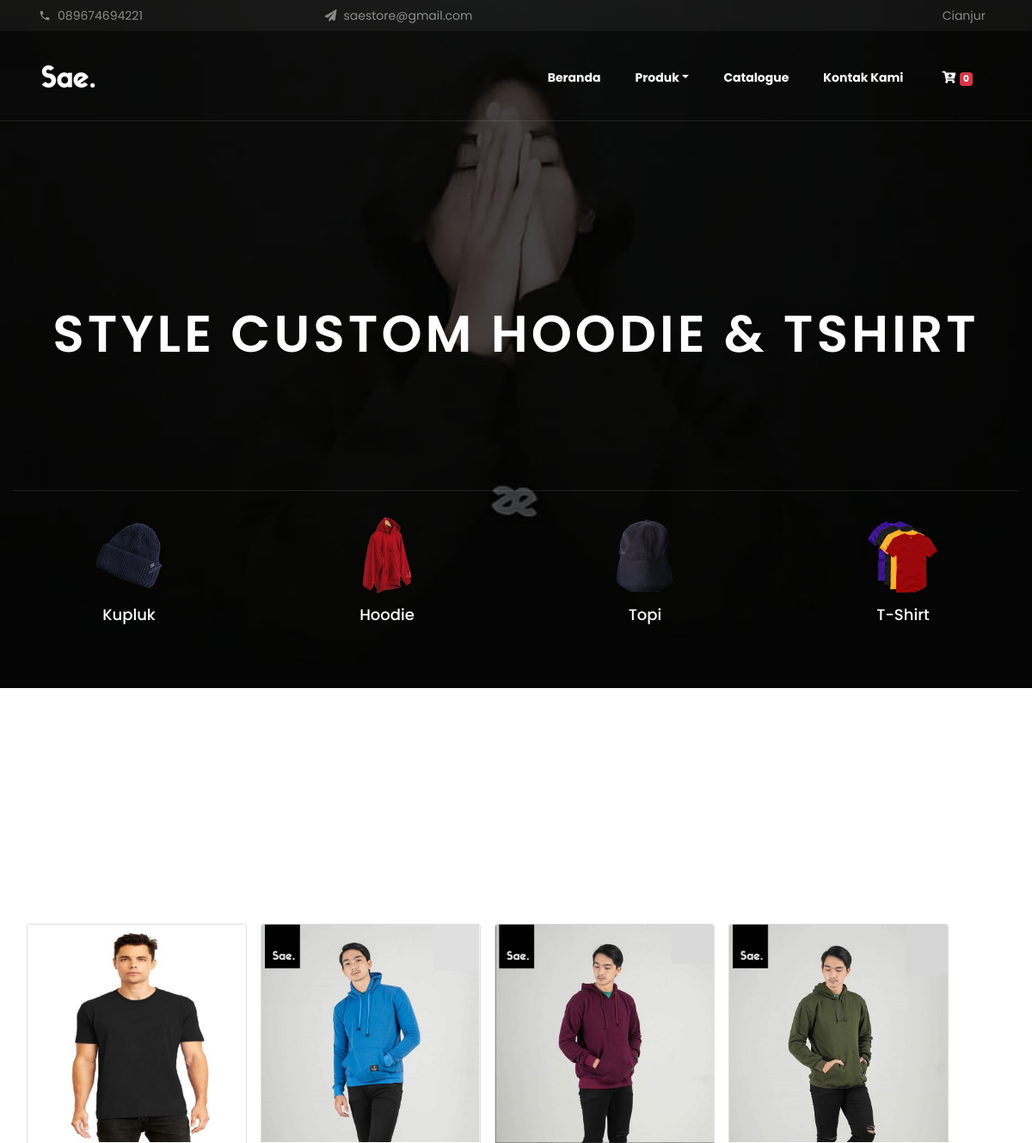
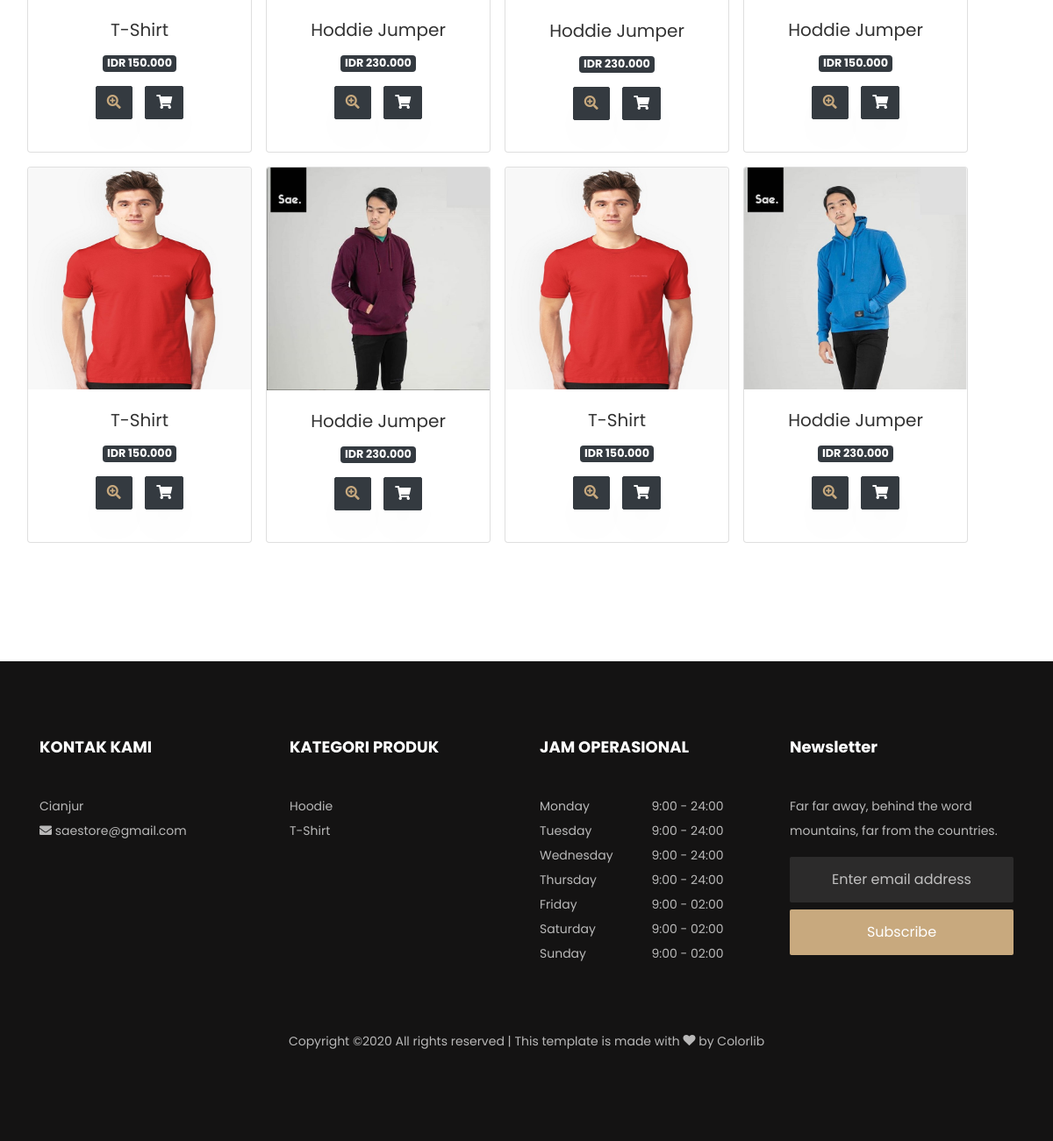
The page / on the database its author committed (2 pictures, top to bottom).
### tables this page shows
CREATE TABLE `konfigurasi` (
  `id_konfigurasi` int(11) NOT NULL,
  `namaweb` varchar(255) NOT NULL,
  `tagline` varchar(255) DEFAULT NULL,
  `email` varchar(255) DEFAULT NULL,
  `website` varchar(255) DEFAULT NULL,
  `keywords` text DEFAULT NULL,
  `metatext` text DEFAULT NULL,
  `telepon` varchar(50) DEFAULT NULL,
  `alamat` varchar(300) DEFAULT NULL,
  `facebook` varchar(255) DEFAULT NULL,
  `instagram` varchar(255) DEFAULT NULL,
  `deskripsi` text DEFAULT NULL,
  `logo` varchar(255) DEFAULT NULL,
  `icon` varchar(255) DEFAULT NULL,
  `rekening_pembayaran` varchar(255) DEFAULT NULL,
  `tanggal_update` timestamp NOT NULL DEFAULT current_timestamp() ON UPDATE current_timestamp()
);

CREATE TABLE `produk` (
  `id_produk` int(11) NOT NULL,
  `id_user` int(11) NOT NULL,
  `id_kategori` int(11) NOT NULL,
  `kode_produk` varchar(32) NOT NULL,
  `nama_produk` varchar(255) NOT NULL,
  `slug_produk` varchar(255) NOT NULL,
  `keyword` text DEFAULT NULL,
  `harga` int(11) NOT NULL,
  `stok` int(11) DEFAULT NULL,
  `gambar` varchar(255) NOT NULL,
  `berat` float DEFAULT NULL,
  `ukuran` varchar(255) DEFAULT NULL,
  `status_produk` varchar(20) NOT NULL,
  `tanggal_post` datetime NOT NULL,
  `tanggal_update` timestamp NOT NULL DEFAULT current_timestamp() ON UPDATE current_timestamp(),
  `keterangan` text NOT NULL
);

CREATE TABLE `kategori` (
  `id_kategori` int(11) NOT NULL,
  `slug_kategori` varchar(255) NOT NULL,
  `nama_kategori` varchar(255) NOT NULL,
  `urutan` int(11) DEFAULT NULL,
  `tanggal_update` timestamp NOT NULL DEFAULT current_timestamp() ON UPDATE current_timestamp()
);

### application/views/layout/wrapper.php (called while the page is built)
<?php
require_once('head.php');
require_once('header.php');
require_once('nav.php');
require_once('content.php');
require_once('footer.php');

### application/controllers/home.php (called while the page is built, shortened)
<?php
class Home extends CI_Controller
{
    public function __construct()
    {
        $this->load->model('produk_model');
        $this->load->model('kategori_model');
        $this->load->model('konfigurasi_model');
    }
    public function index()
    {
        $site       = $this->konfigurasi_model->listing();
        $kategori   = $this->konfigurasi_model->nav_produk();
        $produk     = $this->produk_model->home();
        $data = array(
            'title'         => $site->namaweb . ' | ' . $site->tagline,
            'keywords'      => $site->keywords,
            'desksripsi'    => $site->deskripsi,
            'site'          => $site,
            'kategori'      => $kategori,
            'produk'        => $produk,
            'isi'           => 'home/list'
        );
        $this->load->view('layout/wrapper', $data, FALSE);
    }
}

### index.php (called while the page is built, shortened)
<?php
require_once BASEPATH.'core/CodeIgniter.php';

### application/models/konfigurasi_model.php (called while the page is built, shortened)
<?php
class Konfigurasi_model extends CI_Model
{
    public function listing()
    {
        $query = $this->db->get('konfigurasi');
        return $query->row();
    }
    public function nav_produk()
    {
        $this->db->select('produk.*,
                            kategori.nama_kategori,
                            kategori.slug_kategori');
        $this->db->from('produk');
        $this->db->join('kategori', 'kategori.id_kategori = produk.id_kategori', 'left');
        $this->db->group_by('produk.id_kategori');
        $this->db->order_by('kategori.urutan', 'ASC');
        $query = $this->db->get();
        return $query->result();
    }
}

### application/views/home/list.php (called while the page is built)
<?php
include('slider.php');
include('produk.php');

### application/views/layout/content.php (called while the page is built)
<?php
if ($isi) {
    $this->load->view($isi);
}

### application/models/Produk_model.php (called while the page is built, shortened)
<?php
class Produk_model extends CI_Model
{
    public function home()
    {
        $this->db->select(
            'produk.*, users.nama, kategori.nama_kategori, kategori.slug_kategori'
        );
        $this->db->from('produk');
        $this->db->join('users', 'users.id_user = produk.id_user', 'left');
        $this->db->join('kategori', 'kategori.id_kategori = produk.id_kategori', 'left');
        $this->db->where('produk.status_produk', 'Publish');
        $this->db->order_by('id_produk', 'desc');
        $this->db->limit(8);
        $query = $this->db->get();
        return $query->result();
    }
}

### application/views/home/produk.php (the view, shortened to what this page needs)
<section class="ftco-section">
    <div class="container">
        <div class="ftco-search">
            <div class="row justify-content-center mb-5 pb-2">
            </div>
            <div class="row">
                <div class="col-md-15 tab-wrap">
                    <div class="tab-content" id="v-pills-tabContent">
                        <div class="tab-pane fade show active" id="" role="tabpanel" aria-labelledby="day-1-tab">
                            <div class="row text-center">
                                <?php foreach ($produk as $produk) { ?>
                                    <div class="card ml-3 mb-3" style="width: 16rem;">
                                        <?php
                                        echo form_open(base_url('belanja/add'));
                                        ?>
                                        <img src="<?php echo base_url('assets/upload/image/' . $produk->gambar) ?>" class="card-img-top" alt="...">
                                        <div class="card-body">
                                            <h5 class="card-title mb-1"><?= $produk->nama_produk; ?></h5>
                                            <span class="badge badge-dark mb-3">IDR <?= number_format($produk->harga, '0', ',', '.'); ?></span>
                                            <div class="faded">
                                                <ul class="ftco-social">
                                                    <li class="btn btn-dark"><a href="<?php echo base_url('produk/detail/' . $produk->slug_produk) ?>"><i class="fas fa-search-plus"></i></a></li>
                                                    <button type="submit" value="submit" class="btn btn-dark"><i class="fas fa-shopping-cart"></i></button>
                                                </ul>
                                            </div>
                                        </div>
                                        <?php
                                        echo form_close();
                                        ?>
                                    </div>
                                <?php } ?>
                            </div>
                        </div>
                    </div>
                </div>
            </div>
        </div>
    </div>
</section>

### application/views/layout/header.php
<div class="py-1 bg-black top">
    <div class="container">
        <div class="row no-gutters d-flex align-items-start align-items-center px-md-0">
            <div class="col-lg-12 d-block">
                <div class="row d-flex">
                    <div class="col-md pr-4 d-flex topper align-items-center">
                        <div class="icon mr-2 d-flex justify-content-center align-items-center"><span class="icon-phone2"></span></div>
                        <span class="text"><?= $site->telepon; ?></span>
                    </div>
                    <div class="col-md pr-4 d-flex topper align-items-center">
                        <div class="icon mr-2 d-flex justify-content-center align-items-center"><span class="icon-paper-plane"></span></div>
                        <span class="text"><?= $site->email; ?></span>
                    </div>
                    <div class="col-md-5 pr-4 d-flex topper align-items-center text-lg-right justify-content-end">
                        <p class="mb-0 register-link"><span><?= $site->alamat; ?></span></p>
                    </div>
                </div>
            </div>
        </div>
    </div>
</div>

### application/views/layout/nav.php (shortened to what this page needs)
<nav class="navbar navbar-expand-lg navbar-dark ftco_navbar bg-dark ftco-navbar-light" id="ftco-navbar">
    <div class="container">
        <a class="navbar-brand" href="index.html"><img src="<?php echo base_url('assets/upload/image/' . $site->logo) ?>" alt="<?php echo $site->namaweb ?> | <?php echo $site->tagline ?>"></a>
        <div class="collapse navbar-collapse" id="ftco-nav">
            <ul class="navbar-nav ml-auto">
                <li class="nav-item"><a href="<?php echo base_url() ?>" class="nav-link"><strong>Beranda</strong></a></li>
                <ul class="navbar-nav dropdown list-unstyled">
                    <li class="nav-item"><a href="<?php echo base_url('produk') ?>" class="nav-link dropdown-toggle"><strong>Produk</strong></a></li>
                </ul>
                <li class="nav-item"><a href="#" class="nav-link"><strong>Catalogue</strong></a></li>
                <li class="nav-item"><a href="#" class="nav-link"><strong>Kontak Kami</strong></a></li>
                <li class="nav-item dropdown no-arrow mx-1">
                    <a class="nav-link dropdown-toggle" href="#" id="alertsDropdown" role="button" data-toggle="dropdown" aria-haspopup="true" aria-expanded="false">
                        <i class="fas fa-cart-plus fa-fw"></i>
                        <?php
                        $keranjang = $this->cart->contents();
                        ?>
                        <span class="badge badge-danger badge-counter"><?php echo count($keranjang) ?></span>
                    </a>
                </li>
            </ul>
        </div>
    </div>
</nav>

### application/views/layout/footer.php (shortened to what this page needs)
<?php
$site = $this->konfigurasi_model->listing();
$nav_produk_footer = $this->konfigurasi_model->nav_produk();
?>
<footer class="ftco-footer ftco-bg-dark ftco-section">
    <div class="container">
        <div class="row mb-5">
            <div class="col-md-6 col-lg-3">
                <div class="ftco-footer-widget mb-4">
                    <h2 class="ftco-heading-2">KONTAK KAMI</h2>
                    <p>
                        <?php echo nl2br($site->alamat) ?><br>
                        <i class="fas fa-envelope"></i> <?= $site->email; ?>
                    </p>
                    <ul class="ftco-footer-social list-unstyled float-md-left float-lft mt-3">
                    </ul>
                </div>
            </div>
            <div class="col-md-6 col-lg-3">
                <div class="ftco-footer-widget mb-4">
                    <h2 class="ftco-heading-2">KATEGORI PRODUK</h2>
                    <ul class="list-unstyled open-hours">
                        <?php foreach ($nav_produk_footer as $nav_produk_footer) { ?>
                            <li class="d-flex"><span><a href="<?php echo base_url('produk/kategori/' . $nav_produk_footer->slug_kategori) ?>"><?php echo $nav_produk_footer->nama_kategori ?></a></span></li>
                        <?php } ?>
                    </ul>
                </div>
            </div>
            <div class="col-md-6 col-lg-3">
                <div class="ftco-footer-widget mb-4">
                    <h2 class="ftco-heading-2">JAM OPERASIONAL</h2>
                    <ul class="list-unstyled open-hours">
                        <li class="d-flex"><span>Monday</span><span>9:00 - 24:00</span></li>
                        <li class="d-flex"><span>Tuesday</span><span>9:00 - 24:00</span></li>
                        <li class="d-flex"><span>Wednesday</span><span>9:00 - 24:00</span></li>
                        <li class="d-flex"><span>Thursday</span><span>9:00 - 24:00</span></li>
                        <li class="d-flex"><span>Friday</span><span>9:00 - 02:00</span></li>
                        <li class="d-flex"><span>Saturday</span><span>9:00 - 02:00</span></li>
                        <li class="d-flex"><span>Sunday</span><span> 9:00 - 02:00</span></li>
                    </ul>
                </div>
            </div>
            <div class="col-md-6 col-lg-3">
                <div class="ftco-footer-widget mb-4">
                    <h2 class="ftco-heading-2">Newsletter</h2>
                    <p>Far far away, behind the word mountains, far from the countries.</p>
                    <form action="#" class="subscribe-form">
                        <div class="form-group">
                            <input type="text" class="form-control mb-2 text-center" placeholder="Enter email address">
                            <input type="submit" value="Subscribe" class="form-control submit px-3">
                        </div>
                    </form>
                </div>
            </div>
        </div>
        <div class="row">
            <div class="col-md-12 text-center">
                <p>
                    Copyright &copy; All rights reserved | This template is made with <i class="icon-heart" aria-hidden="true"></i> by <a href="https://colorlib.com" target="_blank">Colorlib</a>
                </p>
            </div>
        </div>
    </div>
</footer>
</body>
</html>

### rows shown on the page
konfigurasi: telepon "089674694221", email "saestore@gmail.com", alamat "Cianjur", logo (picture)
produk: gambar (picture), nama_produk "T-Shirt", harga "150.000"
produk: gambar (picture), nama_produk "Hoddie Jumper", harga "230.000"
produk: gambar (picture), nama_produk "Hoddie Jumper", harga "230.000"
produk: gambar (picture), nama_produk "Hoddie Jumper", harga "150.000"
produk: gambar (picture), nama_produk "T-Shirt", harga "150.000"
produk: gambar (picture), nama_produk "Hoddie Jumper", harga "230.000"
produk: gambar (picture), nama_produk "T-Shirt", harga "150.000"
produk: gambar (picture), nama_produk "Hoddie Jumper", harga "230.000"
produk: id_kategori.nama_kategori "Hoodie"
produk: id_kategori.nama_kategori "T-Shirt"

### other values the page prints
count($keranjang) "0"
